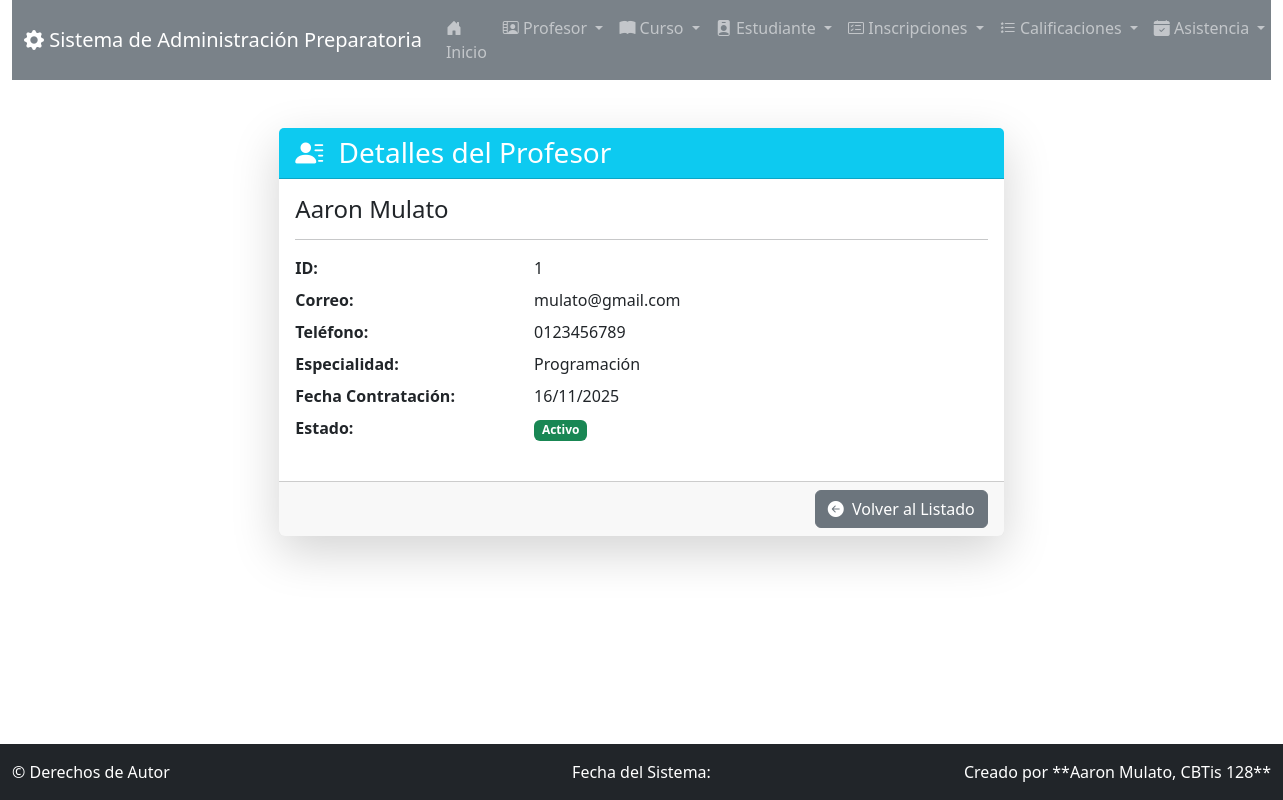
The page /profesor/detalle/1/ on the database its author committed.
### app_Preparatoria/models.py (models this page shows, shortened)
class Profesor(models.Model):
    nombre_profesor = models.CharField(max_length=50)
    apellido_profesor = models.CharField(max_length=50)
    correo_profesor = models.EmailField(max_length=100)
    telefono = models.CharField(max_length=15)
    especialidad = models.CharField(max_length=50, default="")
    fecha_contratacion = models.DateField(auto_now_add=True)
    activo = models.BooleanField(default=True)

### app_Preparatoria/views.py (the view)
# urls.py: path('profesor/detalle/<int:profesor_id>/', views.ver_detalle_profesor, name='ver_detalle_profesor'),
def ver_detalle_profesor(request, profesor_id):
    profesor = get_object_or_404(Profesor, pk=profesor_id)
    context = {'profesor': profesor}
    return render(request, 'profesor/detalle_profesor.html', context)

### app_Preparatoria/templates/profesor/detalle_profesor.html
{% extends 'base.html' %}
{% block content %}
<div class="row justify-content-center">
    <div class="col-md-7">
        <div class="card shadow-lg border-0">
            <div class="card-header bg-info text-white">
                <h3 class="mb-0"><i class="bi bi-person-lines-fill me-2"></i> Detalles del Profesor</h3>
            </div>
            <div class="card-body">
                <h4 class="card-title">{{ profesor.nombre_profesor }} {{ profesor.apellido_profesor }}</h4>
                <hr>
                <dl class="row">
                    <dt class="col-sm-4">ID:</dt>
                    <dd class="col-sm-8">{{ profesor.id }}</dd>
                    <dt class="col-sm-4">Correo:</dt>
                    <dd class="col-sm-8">{{ profesor.correo_profesor }}</dd>
                    <dt class="col-sm-4">Teléfono:</dt>
                    <dd class="col-sm-8">{{ profesor.telefono }}</dd>
                    <dt class="col-sm-4">Especialidad:</dt>
                    <dd class="col-sm-8">{{ profesor.especialidad }}</dd>
                    <dt class="col-sm-4">Fecha Contratación:</dt>
                    <dd class="col-sm-8">{{ profesor.fecha_contratacion|date:"d/m/Y" }}</dd>
                    <dt class="col-sm-4">Estado:</dt>
                    <dd class="col-sm-8">
                        {% if profesor.activo %}
                            <span class="badge bg-success">Activo</span>
                        {% else %}
                            <span class="badge bg-danger">Inactivo</span>
                        {% endif %}
                    </dd>
                </dl>
            </div>
            <div class="card-footer text-end">
                <a href="{% url 'ver_profesor' %}" class="btn btn-secondary"><i class="bi bi-arrow-left-circle-fill me-1"></i> Volver al Listado</a>
            </div>
        </div>
    </div>
</div>
{% endblock %}

### app_Preparatoria/templates/base.html (style rules this page uses)
:root { --bs-primary: #6c757d; --bs-secondary: #e9ecef; --bs-success: #20c997; --bs-info: #6610f2; }
body { padding-bottom: 60px; }

### rows shown on the page
Profesor: nombre_profesor "Aaron", apellido_profesor "Mulato", id "1", correo_profesor "mulato@gmail.com", telefono "0123456789", especialidad "Programación", fecha_contratacion "16/11/2025"
